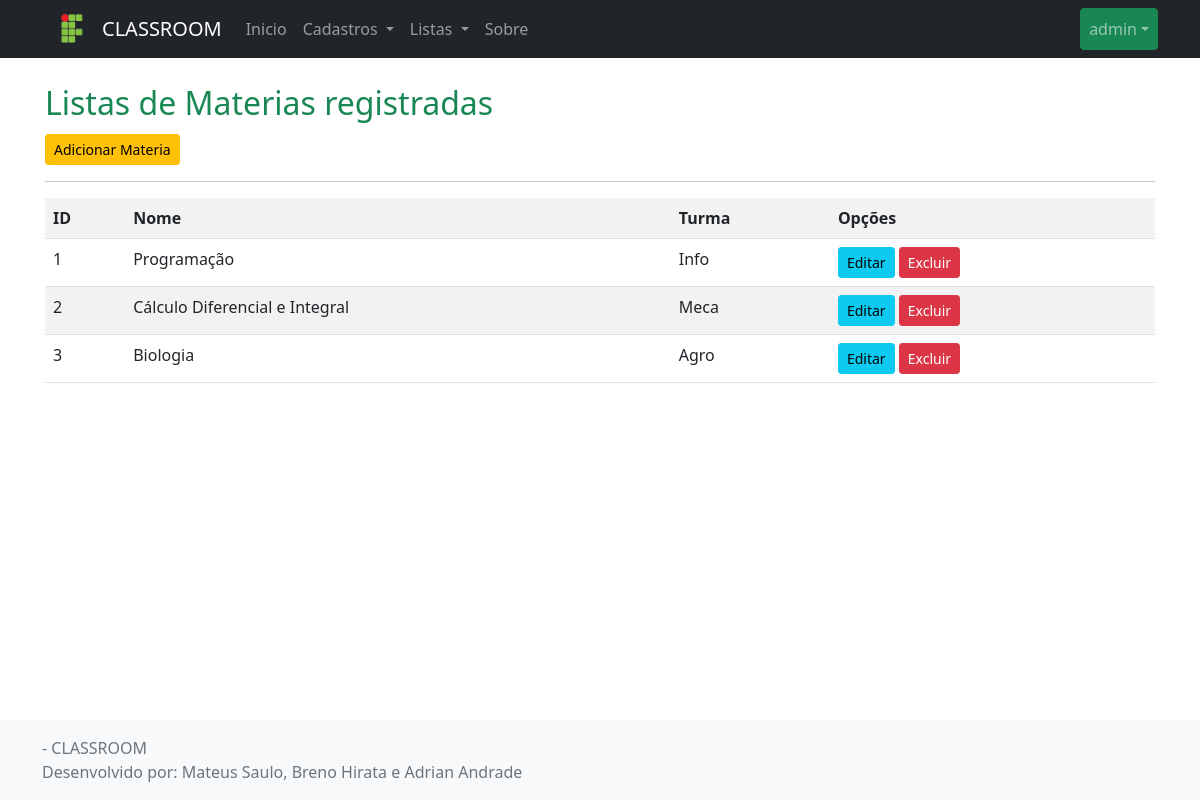
Page /listar/materia/ (signed in) on the committed database.
### cadastros/models.py (models this page shows, shortened)
class Materia(models.Model):
    nome = models.CharField(max_length=50)
    turma = models.ForeignKey(Turma, on_delete=models.PROTECT)

class Turma(models.Model):
    curso = models.ForeignKey(Curso, on_delete=models.PROTECT)
    def __str__(self):
        return self.curso.nome

class Curso(models.Model):
    nome = models.CharField(max_length=50)

### cadastros/views.py (the view)
# urls.py: path('listar/materia/', MateriaList.as_view(), name='listar-materia'),
class MateriaList(LoginRequiredMixin, ListView):
    login_url = reverse_lazy('login')
    model = Materia
    template_name = 'cadastros/listas/materia.html'

### cadastros/templates/cadastros/listas/materia.html
{% extends 'paginas/modelo.html' %}
{% load static %}
{% block conteudo %}
<h2 class="text-success border-buttom border-warning pb-1 nt-4">
    Listas de Materias registradas
</h2>
<a href="{% url 'cadastrar-materia' %}" class="btn btn-warning btn-sm">Adicionar Materia</a>
<hr>
<div class="table-responsive">
    <table class="table table-striped">
        <tr>
            <th>ID</th>
            <th>Nome</th>
            <th>Turma</th>
            <th>Opções</th>
        </tr>
        {% for materia in object_list %}
        <tr>
            <td>{{ materia.pk }}</td>
            <td>{{ materia.nome }}</td>
            <td>{{ materia.turma }}</td>
            <td>
                <a href="{% url 'editar-materia' materia.pk %}" class="btn btn-info btn-sm">Editar</a>
                <a href="{% url 'excluir-materia' materia.pk %}" class="btn btn-danger btn-sm">Excluir</a>
            </td>
        </tr>
        {% empty %}
        <tr>
            <td colspan="3">Nenhuma Materia registrada.</td>
        </tr>
        {% endfor %}
    </table>
</div>
{% endblock %}

### paginas/templates/paginas/modelo.html (shortened to what this page needs)
{% load static %}
<!doctype html>
<html lang="pt-br" class="h-100">
<head>
    <link href="{% static 'css/bootstrap.css' %}" rel="stylesheet">
</head>
<body class="d-flex flex-column h-100">
    <header>
        <nav class="navbar navbar-expand-md navbar-dark fixed-top bg-dark">
            <div class="container">
            <img src="{% static 'img/ifpr.png' %}" width="60" alt=""><a class="navbar-brand" href="{% url 'index' %}">CLASSROOM</a>
                <div class="collapse navbar-collapse" id="navbarCollapse">
                    <ul class="navbar-nav me-auto mb-2 mb-md-0">
                        <li class="nav-item">
                            <a class="nav-link" aria-current="page" href="{% url 'index' %}">Inicio</a>
                        </li>
                        {% if request.user.is_authenticated %}
                        <li class="nav-item dropdown">
                            <a class="nav-link dropdown-toggle" href="#" id="navbarDropdown" role="button"
                                data-bs-toggle="dropdown" aria-expanded="false">
                                Cadastros
                            </a>
                        </li>
                        {% endif %}
                        {% if request.user.is_authenticated %}
                        <li class="nav-item dropdown">
                            <a class="nav-link dropdown-toggle" href="#" id="navbarDropdown" role="button" data-bs-toggle="dropdown"
                                aria-expanded="false">
                                Listas
                            </a>
                        </li>
                        {% endif %}
                        <li class="nav-item">
                            <a class="nav-link" href="{% url 'sobre' %}">Sobre</a>
                        </li>
                    </ul>
                <ul class="navbar-nav">
                    {% if request.user.is_authenticated %}
                    <li class="nav-item dropdown">
                        <a class="btn btn-success mx-2, nav-link dropdown-toggle" href="#" id="navbarDropdown" role="button" data-bs-toggle="dropdown"
                            aria-expanded="false">
                                {{ request.user }}</a>
                    </li>
                    {% else %}
                    <a href="{% url 'login' %}" class="btn btn-success mx-2">Login</a>
                    <a href="#" class="btn btn-success mx-2">Registrar</a>
                    {% endif %}
                </ul>
                </div>
            </div>
        </nav>
    </header>
    <main class="flex-shrink-0">
        <div class="container">
            <br>
            {% block conteudo %}{% endblock %}
        </div>
    </main>
    <footer class="footer mt-auto py-3 bg-light">
        <div class="container">
            <span class="text-muted">
                {% block rodape %}
                <img src="{% static 'img/ifverde.png' %}" width="40" alt="">- CLASSROOM <br>
                Desenvolvido por: Mateus Saulo, Breno Hirata e Adrian Andrade
                {% endblock %}
            </span>
        </div>
    </footer>
</body>
</html>

### paginas/templates/paginas/modelo.html (style rules this page uses)
main>.container { padding: 60px 15px 0; }

### rows in the picture
Materia: pk "1", nome "Programação", turma "Info"
Materia: pk "2", nome "Cálculo Diferencial e Integral", turma "Meca"
Materia: pk "3", nome "Biologia", turma "Agro"

### other values in the picture
{{ request.user }} "admin"
